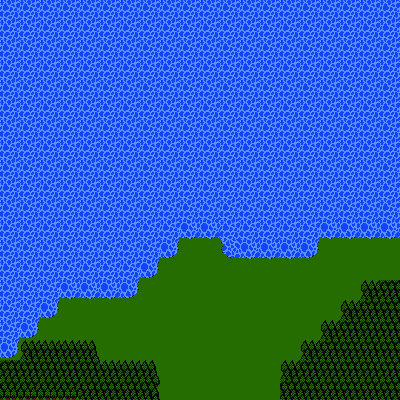

This game map was drawn from its Tiled (.tmx) file and the tilesets committed beside it. A one-line description and the trimmed map source follow:
An orthogonal 20x20 tile map with 20x20 px tiles, 3 tile layers (marcher, interagir, bloquer).

<map version="1.2" tiledversion="1.2.3" orientation="orthogonal" renderorder="right-down" width="20" height="20" tilewidth="20" tileheight="20" infinite="0" nextlayerid="4" nextobjectid="1">
 <tileset firstgid="1" source="TileSet1.tsx" />
 <layer id="1" name="marcher" width="20" height="20">
  <data>[400 cells, 125 non-empty, 1 distinct tile ids]</data>
 </layer>
 <layer id="3" name="interagir" width="20" height="20">
  <data>[400 cells, 43 non-empty, 4 distinct tile ids]</data>
 </layer>
 <layer id="2" name="bloquer" width="20" height="20">
  <data>[400 cells, 321 non-empty, 10 distinct tile ids]</data>
 </layer>
</map>
